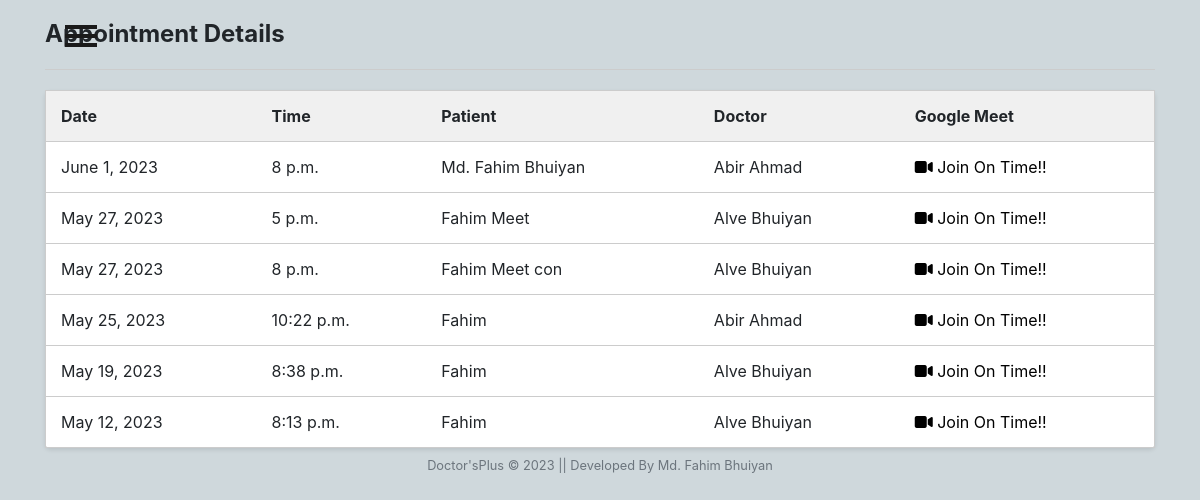
/patient/appointment-details/ (signed in), run on the app's committed database.
### patient/models.py (models this page shows, shortened)
class Appointment(models.Model):
    appointment_id = models.UUIDField(primary_key=True, default=uuid.uuid4, editable=False)
    user = models.ForeignKey(User, on_delete=models.CASCADE)
    doctor = models.ForeignKey(Doctor, on_delete=models.CASCADE)
    patient_name = models.CharField(max_length=100)
    appointment_date = models.DateField()
    appointment_time = models.TimeField()
    consultation_fee = models.DecimalField(max_digits=8, decimal_places=2)
    google_meet_link = models.URLField(blank=True, null=True, default="")

### doctor/models.py (models this page shows, shortened)
class Doctor(models.Model):
    user = models.OneToOneField(User, on_delete=models.CASCADE)
    bmdc = models.CharField(max_length=10, null=False, unique=True, default='')
    address = models.CharField(max_length=40, default='')
    mobile = models.CharField(
        max_length=20, null=False, unique=True, default='')
    date_of_birth = models.DateField(null=True, blank=True)
    specialist = models.CharField(max_length=40, default='')
    experience = models.CharField(max_length=2, default='')
    hospital = models.CharField(max_length=40, null=True, blank=True)
    consultation_fee = models.CharField(max_length=40, default='')
    bio = models.CharField(max_length=200, default='')
    gender_choices = (
        ('Male', 'Male'),
        ('Female', 'Female'),
        ('Other', 'Other'),
    )
    gender = models.CharField(
        max_length=6, choices=gender_choices, null=True, blank=True)
    def __str__(self):
        return self.user.first_name + " "+self.user.last_name

### patient/views.py (the view)
# urls.py: path('appointment-details/', views.appointment_details, name='appointment-details'),
def appointment_details(request):
    appointment_list = Appointment.objects.filter(user=request.user)
    return render(request, 'patient/appointment_details.html', {'appointment_list': appointment_list})

### Templates/patient/appointment_details.html (shortened to what this page needs)
{% load static %}
<html lang="en">
<head>
</head>
<body>
  {% include "patient/sidenav_bar.html" %}
    <div class="container">
        <h2 class="section-title">Appointment Details</h2>
        <div class="divider"></div>
        <table class="appointment-table">
            <tr>
                <th>Date</th>
                <th>Time</th>
                <th>Patient</th>
                <th>Doctor</th>
                <th>Google Meet</th>
            </tr>
            {% for appointment in appointment_list|dictsortreversed:"appointment_date" %}
            <tr class="{% if appointment.appointment_date < now %}expired{% endif %}">
                <td>{{ appointment.appointment_date }}</td>
                <td>{{ appointment.appointment_time }}</td>
                <td>{{ appointment.patient_name }}</td>
                <td>{{ appointment.doctor }}</td>
                <td><a href="{{ appointment.google_meet_link }}" style="text-decoration: none; color: black;"><i class="fa-solid fa-video"></i> Join On Time!!</a></td>
            </tr>
            {% empty %}
            <tr>
                <td colspan="5" class="no-appointments">No appointments available.</td>
            </tr>
            {% endfor %}
        </table>
    </div>
    {% include "Home/footer.html" %}
</body>
</html>

### static/CSS/patientnav.css (style rules this page uses)
body { position: relative; overflow-x: hidden; background-color: #cfd8dc; }
body, html { height: 100%; }

### Templates/patient/appointment_details.html (style rules this page uses)
body { font-family: Arial, sans-serif; margin: 0; padding: 20px; background-color: #f7f7f7; }
.container { max-width: 600px; margin: 0 auto; }
.appointment-table { width: 100%; border-collapse: collapse; background-color: #fff; border: 1px solid #ccc; border-radius: 5px; box-shadow: 0 2px 4px rgba(0, 0, 0, 0.1); }
.appointment-table th, .appointment-table td { padding: 15px; text-align: left; border-bottom: 1px solid #ccc; }
.appointment-table th { background-color: #f0f0f0; }
.appointment-table tr:last-child td { border-bottom: none; }
.section-title { font-size: 24px; font-weight: bold; margin-bottom: 10px; }
.divider { border-top: 1px solid #ccc; margin: 20px 0; }

### data on the page
Appointment: appointment_date "June 1, 2023", appointment_time "8 p.m.", patient_name "Md. Fahim Bhuiyan", doctor "Abir Ahmad"
Appointment: appointment_date "May 27, 2023", appointment_time "5 p.m.", patient_name "Fahim Meet", doctor "Alve Bhuiyan"
Appointment: appointment_date "May 27, 2023", appointment_time "8 p.m.", patient_name "Fahim Meet con", doctor "Alve Bhuiyan"
Appointment: appointment_date "May 25, 2023", appointment_time "10:22 p.m.", patient_name "Fahim", doctor "Abir Ahmad"
Appointment: appointment_date "May 19, 2023", appointment_time "8:38 p.m.", patient_name "Fahim", doctor "Alve Bhuiyan"
Appointment: appointment_date "May 12, 2023", appointment_time "8:13 p.m.", patient_name "Fahim", doctor "Alve Bhuiyan"
